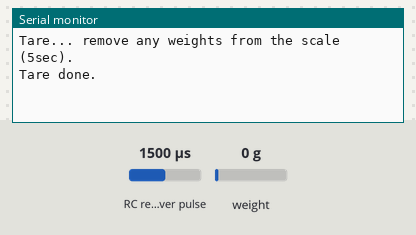
A sketch run on a simulated Arduino Uno, built with avr-gcc and run on an emulated ATmega328P. On the bench: the last lines printed to the serial monitor. Wiring (inferred from the names in the program): RC receiver channel: data pin 2. Inputs (shaded band) come from the test bench; at power-on: RC receiver pulse 1500 µs, weight on the scale 0 g.

Above: at 1.2 s.
1.3 s: RC receiver pulse (sensor on pin 2) set to 1020 µs
At 3.18 s:
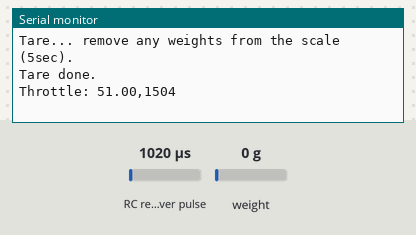
4.7 s: RC receiver pulse (sensor on pin 2) set to 1250 µs
At 4.94 s:
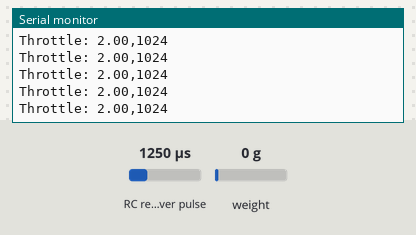
Timing chart, 0 to 7.7 s (numbered marks = the images above; inputs shaded):
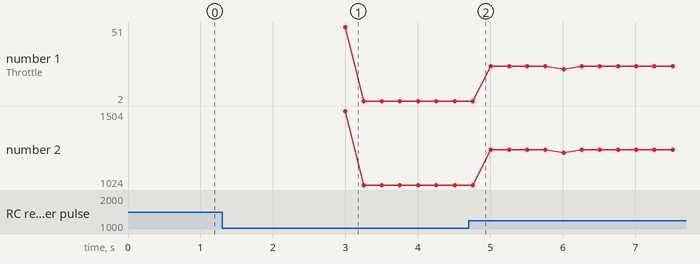

Measured:
- plotted number 1: 2 → 25 after the input at 4.7 s
- plotted number 2: 1024 → 1252 after the input at 4.7 s

The sketch:

TMD_Logging.ino
```cpp
#include "HX711.h"

// HX711 circuit wiring
const int LOADCELL_DOUT_PIN = 4;
const int LOADCELL_SCK_PIN = 5;

HX711 scale;

// RC Receiver variables
#define THROTTLE_SIGNAL_IN 0 // INTERRUPT 0 = DIGITAL PIN 2
#define THROTTLE_SIGNAL_IN_PIN 2 // Digital Pin 2

float actualThrottle;
#define NEUTRAL_THROTTLE 1500
volatile int nThrottleIn = NEUTRAL_THROTTLE;
volatile unsigned long ulStartPeriod = 0;
volatile boolean bNewThrottleSignal = false;

void setup() {
  // Setup for HX711
  Serial.begin(57600);
  scale.begin(LOADCELL_DOUT_PIN, LOADCELL_SCK_PIN);

  // Setup for RC Receiver
  attachInterrupt(THROTTLE_SIGNAL_IN, calcInput, CHANGE);
}

void loop() {
  if (scale.is_ready()) {
    // HX711 config
    scale.set_scale();
    Serial.println("Tare... remove any weights from the scale (5sec).");
    // delay(5000);
    scale.tare();
    Serial.println("Tare done.");

    int known_weight = 828;
    double calibration_factor = 20.821256038647342;
    scale.set_scale(calibration_factor);
    scale.tare();
    delay(1000);

    while (scale.is_ready()) {
      // Serial.print("Weight: ");
      // Serial.println(known_weight * (1 - scale.get_units(10) / known_weight) / 1000, 5);

      // RC Receiver code
      if (bNewThrottleSignal) {
        actualThrottle = map(nThrottleIn, 1004, 1984, 0, 100);
        Serial.print("Throttle: ");
        // Serial.print(",");
        Serial.print(actualThrottle);
        Serial.print(",");
        Serial.println(nThrottleIn);
        bNewThrottleSignal = false;
      }
      else {
        Serial.println(",0");
      }

      delay(250); // Adjust the delay as needed
    }
  } else {
    Serial.println("HX711 not found.");
  }

  delay(250); // Adjust the delay as needed
}

void calcInput() {
  if (digitalRead(THROTTLE_SIGNAL_IN_PIN) == HIGH) {
    ulStartPeriod = micros();
  } else {
    if (ulStartPeriod && (bNewThrottleSignal == false)) {
      nThrottleIn = (int)(micros() - ulStartPeriod);
      ulStartPeriod = 0;
      bNewThrottleSignal = true;
    }
  }
}
```
